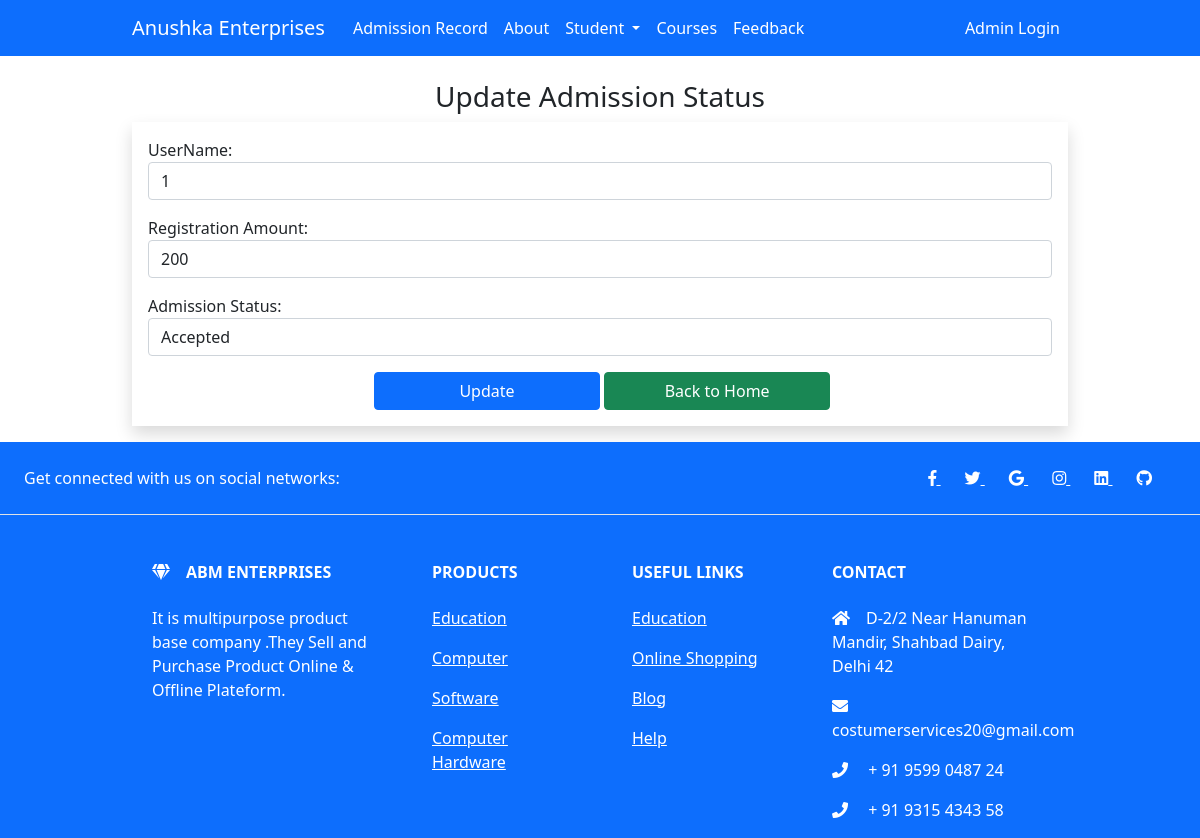
Page /adminn/status/1/ on the committed database.
### edu/models.py (models this page shows)
class Admission_Status(models.Model):
    user = models.ForeignKey(User,on_delete=models.CASCADE)
    reg_amount = models.ForeignKey(Payment,on_delete=models.CASCADE)
    admissin_date =models.DateTimeField(auto_now_add=True)
    admission_status = models.CharField(max_length=50,choices=STATUS_CHOICE,default='Pending')

### adminportal/views.py (the view)
# urls.py: path('status/<int:id>/',views.update_status , name='updatestatus'),
def update_status(request,id):
   if request.method == 'POST':
      pt = Admission_Status.objects.get(pk=id)
      fm = AdmissionDetails(request.POST, instance=pt)
      if fm.is_valid():
         fm.save()
         messages.success(request, 'Your data has been succsessfully Modified !!')
   else:
        pt = Admission_Status.objects.get(pk=id)
        fm = AdmissionDetails(instance=pt)
   return render(request,'adminportal/updateadmissionstatus.html',{'form':fm})

### edu/forms.py
class AdmissionDetails(forms.ModelForm):
     class Meta:
          model = Admission_Status
          fields = ['user','reg_amount','admission_status']
          labels = {'user':'UserName', 'reg_amount':'Registration Amount','admission_status':'Admission Status'}
          widgets = {'user':forms.TextInput(attrs={'class':'form-control'}),
                     'reg_amount':forms.Select(attrs={'class':'form-control'}),
                     'admission_status':forms.Select(attrs={'class':'form-control'}),
        }

### edu/models.py (called while the page is built)
    def __str__(self):
        return str(self.amount)

### adminportal/templates/adminportal/updateadmissionstatus.html (shortened to what this page needs)
{% extends 'adminportal/base1.html' %}
{% load static %}
{% block content3 %}
<div class="container mt-4 my-3">
  <h3 class="text-center">Update Admission Status</h3>
<form action="" method="POST" enctype="multipart/form-data" class="shadow offset-0 p-3">
{{form.as_p}}
  <input type="submit" value="Update" onClick='return confirmSubmit()' class="btn btn-primary col-sm-3 offset-3">
  <a href="{% url 'admstatus'%}" class="btn btn-success col-sm-3">Back to Home</a>
  </form>
    </div>
{% endblock content3 %}

### adminportal/templates/adminportal/updateadmissionstatus.html (style rules this page uses)
.container { width: 80%; }

### rows in the picture
Admission_Status: user "1", reg_amount "200", admission_status "Accepted"
